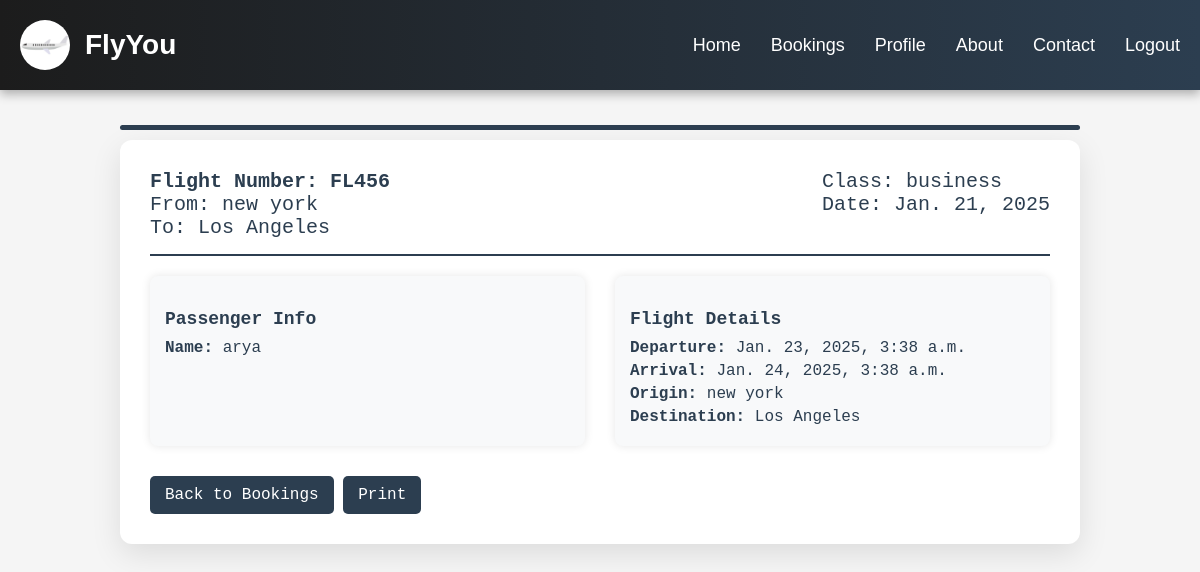
Screenshot of /ticket/4/ with the database file from the repository.
### app/models.py (models this page shows, shortened)
class Booking(models.Model):
    user = models.ForeignKey(User, on_delete=models.CASCADE)
    passenger_name = models.CharField(max_length=100)
    flight = models.ForeignKey(Flight, on_delete=models.CASCADE)
    date = models.DateField()
    status = models.CharField(max_length=20, choices=[('Confirmed', 'Confirmed'),('Cancelled', 'Cancelled'),])
    class_type = models.CharField(max_length=50)

class Flight(models.Model):
    flight_number = models.CharField(max_length=100)
    origin = models.CharField(max_length=100)
    destination = models.CharField(max_length=100)
    departure_time = models.DateTimeField()
    arrival_time = models.DateTimeField()
    economy_seats = models.IntegerField(default=0)
    business_seats = models.IntegerField(default=0)
    first_class_seats = models.IntegerField(default=0)
    economy_price = models.DecimalField(max_digits=10, decimal_places=2)
    business_price = models.DecimalField(max_digits=10, decimal_places=2)
    first_class_price = models.DecimalField(max_digits=10, decimal_places=2)
    available_seats = models.IntegerField(default=0)

### app/views.py (the view)
# urls.py: path('ticket/<int:booking_id>/', views.view_ticket_details, name='view_ticket_details'),
def view_ticket_details(request, booking_id):
    booking = get_object_or_404(Booking, id=booking_id)
    return render(request, 'user/ticket_details.html', {'booking': booking})

### templates/user/ticket_details.html (shortened to what this page needs)
<!DOCTYPE html>
<html lang="en">
<head>
    {% load static %}
    <link rel="stylesheet" href="{% static 'styles.css' %}">
</head>
<body>
    <nav>
        <div class="navbar-container">
            <div class="navbar-brand">
                <img src="{% static 'images/flightlogo.png' %}" alt="Logo" class="logo">
                <span class="brand-name">FlyYou</span>
            </div>
            <ul class="navbar-links">
                <li><a href="{% url 'userhome' %}">Home</a></li>
                <li><a href="{% url 'view_bookings' %}">Bookings</a></li>
                <li><a href="{% url 'profile' %}">Profile</a></li>
                <li><a href="{% url 'about' %}">About</a></li>
                <li><a href="{% url 'contact' %}">Contact</a></li>
                <li><a href="{% url 'user_logout' %}">Logout</a></li>
            </ul>
        </div>
    </nav>
    <div class="ticket-container">
        <div class="ticket-header">
            <div class="flight-info">
                <span class="flight-number">Flight Number: {{ booking.flight.flight_number }}</span>
                <span>From: {{ booking.flight.origin }}</span>
                <span>To: {{ booking.flight.destination }}</span>
            </div>
            <div class="flight-info">
                <span>Class: {{ booking.class_type }}</span>
                <span>Date: {{ booking.date }}</span>
            </div>
        </div>
        <div class="ticket-body">
            <div class="section">
                <h3>Passenger Info</h3>
                <p><strong>Name:</strong> {{ booking.passenger_name }}</p>
            </div>
            <div class="section">
                <h3>Flight Details</h3>
                <p><strong>Departure:</strong> {{ booking.flight.departure_time }}</p>
                <p><strong>Arrival:</strong> {{ booking.flight.arrival_time }}</p>
                <p><strong>Origin:</strong> {{ booking.flight.origin }}</p>
                <p><strong>Destination:</strong> {{ booking.flight.destination }}</p>
            </div>
        </div>
        <a href="{% url 'view_bookings' %}" class="back-link">Back to Bookings</a>
        <a href="javascript:window.print();" class="back-link">Print</a>
    </div>
</body>
</html>

### static/css/styles.css (style rules this page uses)
body { font-family: 'Poppins', sans-serif; margin: 0; padding: 0; background-color: #f5f7fa; color: #2c3e50; }
nav { background: linear-gradient(to right, #1c1c1c, #2c3e50); padding: 20px; position: sticky; top: 0; z-index: 1000; box-shadow: 0 4px 10px rgba(0, 0, 0, 0.3); }
.navbar-container { display: flex; justify-content: space-between; align-items: center; max-width: 1200px; margin: 0 auto; }
.navbar-brand { display: flex; align-items: center; }
.navbar-brand .logo { width: 50px; height: 50px; margin-right: 15px; border-radius: 50%; }
.navbar-brand .brand-name { font-size: 28px; font-weight: 600; color: #ffffff; }
.navbar-links { list-style: none; display: flex; gap: 30px; margin: 0; padding: 0; }
.navbar-links li { display: inline-block; }
.navbar-links li a { text-decoration: none; color: #ffffff; font-size: 18px; font-weight: 400; transition: all 0.3s ease-in-out; }

### templates/user/ticket_details.html (style rules this page uses)
body { font-family: Arial, sans-serif; background-color: #f5f5f5; margin: 0; padding: 0; }
nav { background: linear-gradient(to right, #1c1c1c, #2c3e50); padding: 20px; position: sticky; top: 0; z-index: 1000; box-shadow: 0 4px 10px rgba(0, 0, 0, 0.3); }
.navbar-container { display: flex; justify-content: space-between; align-items: center; max-width: 1200px; margin: 0 auto; }
.navbar-brand { display: flex; align-items: center; }
.navbar-brand .logo { width: 50px; height: 50px; margin-right: 15px; border-radius: 50%; }
.navbar-brand .brand-name { font-size: 28px; font-weight: 600; color: #ffffff; }
.navbar-links { list-style: none; display: flex; gap: 30px; margin: 0; padding: 0; }
.navbar-links li { display: inline-block; }
.navbar-links li a { text-decoration: none; color: #ffffff; font-size: 18px; font-weight: 400; transition: all 0.3s ease-in-out; }
.ticket-container { max-width: 900px; margin: 50px auto; background-color: #fff; padding: 30px; border-radius: 12px; box-shadow: 0 10px 30px rgba(0, 0, 0, 0.1); position: relative; font-family: 'Courier New', Courier, monospace; }
.ticket-container:before { content: ''; position: absolute; top: -15px; left: 0; right: 0; height: 5px; background-color: #2c3e50; border-radius: 8px; }
.ticket-header { display: flex; justify-content: space-between; margin-bottom: 20px; border-bottom: 2px solid #2c3e50; padding-bottom: 15px; }
.ticket-header .flight-info { display: flex; flex-direction: column; }
.ticket-header .flight-info span { font-size: 20px; color: #2c3e50; }
.ticket-header .flight-number { font-weight: 700; color: #2c3e50; }
.ticket-body { display: grid; grid-template-columns: 1fr 1fr; gap: 30px; margin-top: 20px; }
.ticket-body .section { background-color: #f8f9fa; padding: 15px; border-radius: 8px; box-shadow: 0 0 10px rgba(0, 0, 0, 0.1); }
.ticket-body .section h3 { font-size: 18px; color: #2c3e50; margin-bottom: 10px; }
.ticket-body .section p { font-size: 16px; margin: 5px 0; }
.back-link { display: inline-block; margin-top: 30px; padding: 10px 15px; background-color: #2c3e50; color: white; text-decoration: none; border-radius: 5px; text-align: center; }

### rows the page displays
Booking: flight.flight_number "FL456", flight.origin "new york", flight.destination "Los Angeles", class_type "business", date "Jan. 21, 2025", passenger_name "arya", flight.departure_time "Jan. 23, 2025, 3:38 a.m.", flight.arrival_time "Jan. 24, 2025, 3:38 a.m."
